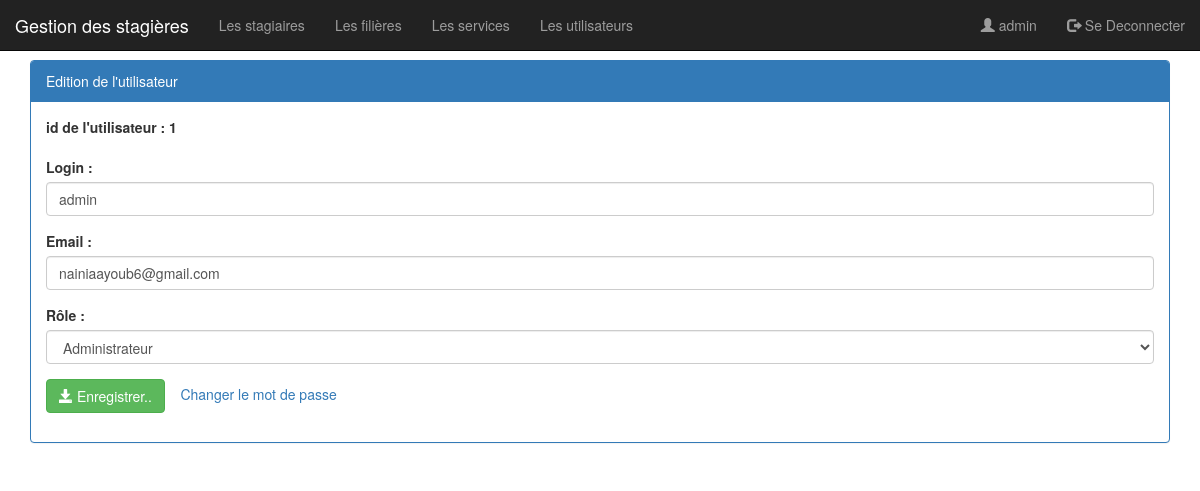
Screenshot of /pages/editerUtilisateur.php?idUser=1 (signed in) with the database file from the repository.
### tables this page shows
CREATE TABLE UTILISATEUR (
	ID int(4) AUTO_INCREMENT PRIMARY KEY,
	LOGIN VARCHAR(100) NOT NULL,
	PWD VARCHAR(255) NOT NULL,
	ROLE VARCHAR(50),
	EMAIL VARCHAR(255),
	ETAT INT(1));

### pages/editerUtilisateur.php (the view, shortened to what this page needs)
<?php
    require_once('connexiondb.php');
    $idUser=isset($_GET['idUser'])?$_GET['idUser']:0;
    $requeteUser = "SELECT * FROM utilisateur
                WHERE ID = $idUser";
    $resultatUser = $pdo->query($requeteUser);
    $utilisateur = $resultatUser->fetch();
    $login = $utilisateur['LOGIN'];
    $email = $utilisateur['EMAIL'];
    $role = strtoupper($utilisateur['ROLE']);
?>
<HTML>
    <head>
        <link rel="stylesheet" type="text/css" href="../css/bootstrap.min.css">
        <link rel="stylesheet" type="text/css" href="../css/monstyle.css"
    </head>
    <body>
        <?php include("menu.php");?>
    <div class="container">
            <div class="panel panel-primary margetop">
                <div class="panel-heading">Edition de l'utilisateur</div>
                    <div class="panel-body">
                        <form method="post" action="updateUtilisateur.php" class="form" >
                            <div class="form-group">
                                <label for="idUser">id de l'utilisateur : <?php echo $idUser;?></label>
                            </div>
                            <div class="form-group">
                                <label for="login">Login :</label>
                                <input type="text" name="login" placeholder="Login" class="form-control" value="<?php echo $login;?>">
                            </div>
                            <div class="form-group">
                                <label for="email">Email :</label>
                                <input type="email" name="email" placeholder="Email" class="form-control" value="<?php echo $email ?>">
                            </div>
                            <div class="form-group">
                                <label for="role">Rôle :</label>
                                <select name="role" class="form-control">
                                    <option value="ADMIN" <?php if($role == "ADMIN") echo "selected"?>>Administrateur</option>
                                </select>
                            </div>
                            <button type="submit" class="btn btn-success">
                                <span class="glyphicon glyphicon-save"></span>
                                Enregistrer..
                            </button>
                            <a href="modifierPwd.php?idUser=<?php echo $idUser; ?>">Changer le mot de passe</a>
                        </form>
                    </div>
            </div>
        </div>
    </body>
</HTML>

### css/monstyle.css (style rules this page uses)
.margetop { margin-top: 60px; }

### rows the page displays
utilisateur: login "admin", email "nainiaayoub6@gmail.com", role "Administrateur"

### other values shown
$_SESSION['user']['LOGIN'] "admin"
$idUser "1"
